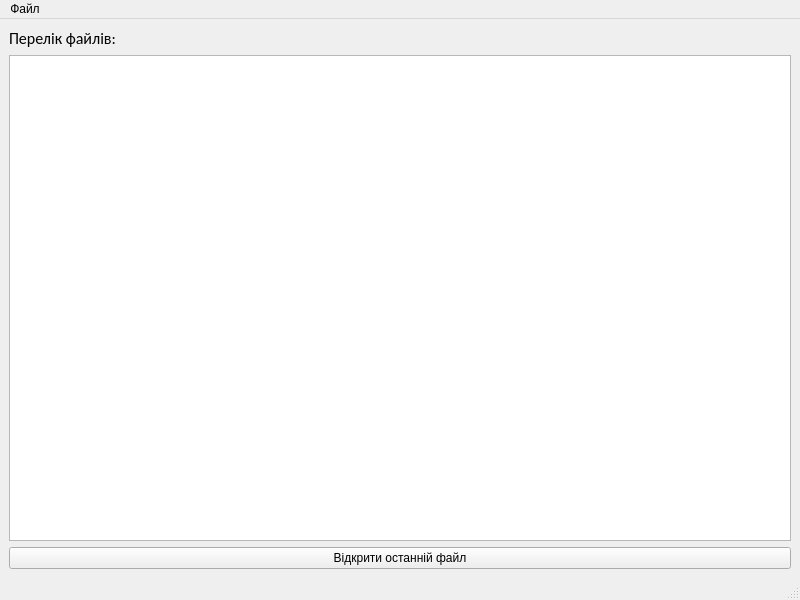
<?xml version="1.0" encoding="UTF-8"?>
<ui version="4.0">
 <class>MainWindow</class>
 <widget class="QMainWindow" name="MainWindow">
  <property name="geometry">
   <rect>
    <x>0</x>
    <y>0</y>
    <width>800</width>
    <height>600</height>
   </rect>
  </property>
  <property name="windowTitle">
   <string>MainWindow</string>
  </property>
  <widget class="QWidget" name="centralwidget">
   <layout class="QVBoxLayout" name="verticalLayout">
    <item>
     <widget class="QLabel" name="label">
      <property name="font">
       <font>
        <family>Calibri</family>
        <pointsize>12</pointsize>
        <italic>false</italic>
        <bold>false</bold>
        <underline>false</underline>
        <stylestrategy>PreferDefault</stylestrategy>
        <kerning>true</kerning>
       </font>
      </property>
      <property name="text">
       <string>Перелік файлів:</string>
      </property>
     </widget>
    </item>
    <item>
     <widget class="QListWidget" name="list"/>
    </item>
    <item>
     <widget class="QPushButton" name="pushButton">
      <property name="text">
       <string>Відкрити останній файл</string>
      </property>
     </widget>
    </item>
   </layout>
  </widget>
  <widget class="QMenuBar" name="menubar">
   <property name="geometry">
    <rect>
     <x>0</x>
     <y>0</y>
     <width>800</width>
     <height>21</height>
    </rect>
   </property>
   <widget class="QMenu" name="menu">
    <property name="title">
     <string>Файл</string>
    </property>
    <addaction name="action"/>
    <addaction name="action_2"/>
   </widget>
   <addaction name="menu"/>
  </widget>
  <widget class="QStatusBar" name="statusbar"/>
  <action name="action">
   <property name="text">
    <string>Відкрити</string>
   </property>
  </action>
  <action name="action_2">
   <property name="text">
    <string>Створити</string>
   </property>
  </action>
 </widget>
 <resources/>
 <connections/>
</ui>
